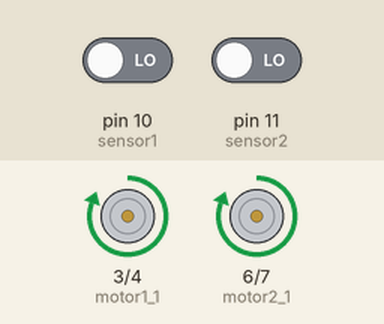
Recording of a sketch running on a simulated Arduino Uno, built with avr-gcc and run on an emulated ATmega328P. Shown: motor-driver pin pairs drawn as motors (green arrow = first pin HIGH = forward, orange = second pin HIGH = backward, longer = more drive). The test bench sets the inputs (shaded band); at power-on: pin 10 (sensor1) LOW, pin 11 (sensor2) LOW.

Above: at 1.2 s.
1.3 s: pin 10 (sensor1) driven HIGH
At 2.5 s:
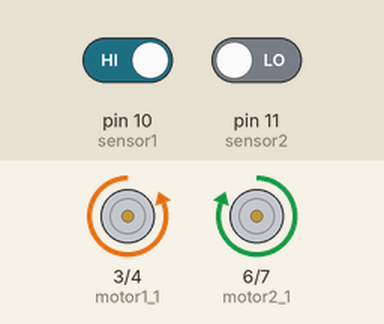
2.8 s: pin 11 (sensor2) driven HIGH
At 3.6 s:
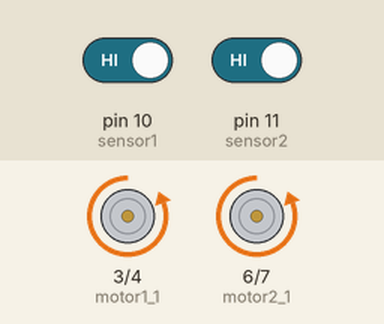
4.3 s: pin 10 (sensor1) driven LOW
At 4.8 s:
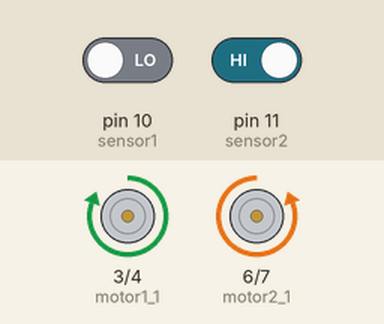
5.8 s: pin 11 (sensor2) driven LOW
At 7.1 s:
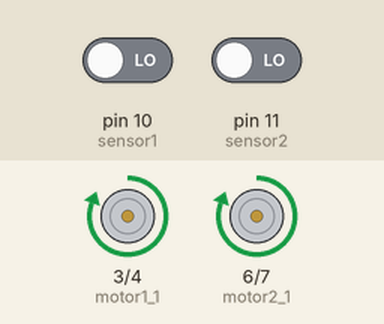
Timing chart, 0 to 8.3 s (numbered marks = the images above; inputs shaded):
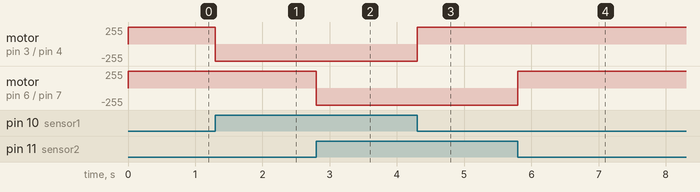

Measured:
- after the input at 1.3 s, motor on pin 3 (motor1_1) / pin 4 (motor1_2): forward 255/255 → backward 255/255 at once
- after the input at 2.8 s, motor on pin 6 (motor2_1) / pin 7 (motor2_2): forward 255/255 → backward 255/255 at once
- after the input at 4.3 s, motor on pin 3 (motor1_1) / pin 4 (motor1_2): backward 255/255 → forward 255/255 at once
- after the input at 5.8 s, motor on pin 6 (motor2_1) / pin 7 (motor2_2): backward 255/255 → forward 255/255 at once

The sketch:

Line_follower.ino
```cpp
int motor1_1 = 3;
int motor1_2 = 4;
int motor2_1 = 6;
int motor2_2 = 7;
int sensor1 = 10;
int sensor2 = 11;
int sensorstate1 = 0;
int sensorstate2 = 0;
void setup() {
pinMode(sensor1, INPUT);
pinMode(sensor2, INPUT);
pinMode(motor1_1, OUTPUT);
pinMode(motor1_2, OUTPUT);
pinMode(motor2_1, OUTPUT);
pinMode(motor2_2, OUTPUT);
}
void loop() {
sensorstate1 = digitalRead(sensor1);
sensorstate2 = digitalRead(sensor2);
if (sensorstate1 == HIGH) {
digitalWrite(motor1_1, LOW);
digitalWrite(motor1_2, HIGH);


}
else {
digitalWrite(motor1_1, HIGH);
digitalWrite(motor1_2, LOW);
}
if (sensorstate2 == HIGH) {
digitalWrite(motor2_1, LOW);
digitalWrite(motor2_2, HIGH);
}
else {
digitalWrite(motor2_1, HIGH);
digitalWrite(motor2_2, LOW);
}
}
```
